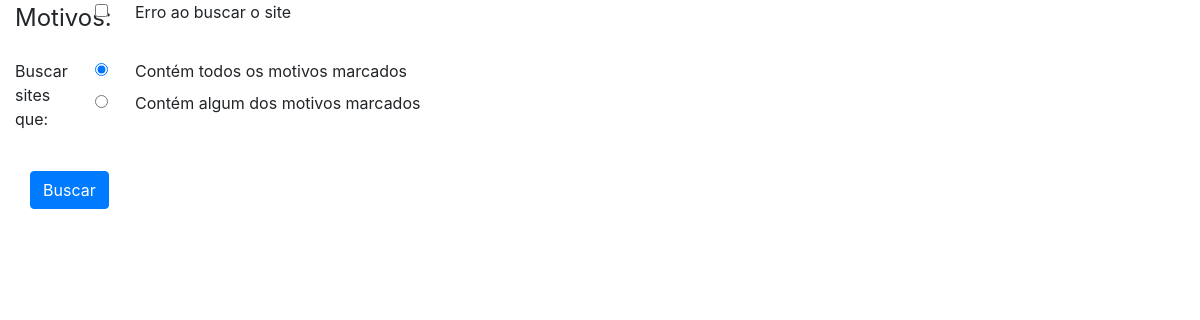
/classificador/busca/, run on an earlier commit of the app's database.
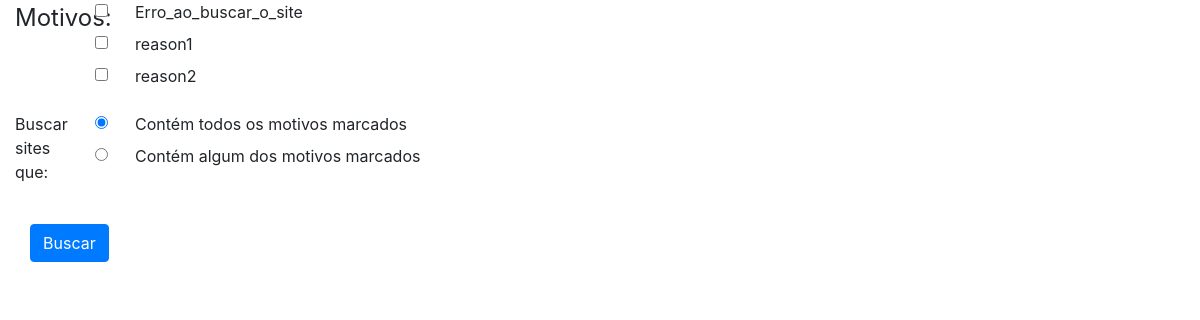
And on a later commit of the database.
### classificador/models.py (models this page shows)
class Motivo(models.Model):
	nome = models.CharField(max_length=100)

### classificador/views.py (the view)
# urls.py: path('busca/', views.search, name='busca'),
def search(request):
	rlist = None
	reasons = []
	try:
		rlist = get_list_or_404(Motivo)
	except Http404:
		rlist = None
	if rlist is None:
		pass ############################
	else:
		reasons = [reason.nome for reason in rlist]
	context = {'reasons':reasons}
	return render(request, 'classificador/busca.html', context)

### classificador/templates/classificador/busca.html (shortened to what this page needs)
{% load staticfiles %}
<head>
    <link rel="stylesheet" href="{% static 'css/bootstrap.min.css' %}" />
</head>
<body>
    <div id='queryform' class="col-12">
		<form action="{% url 'search_submit' %}" method="post">
			<fieldset class="form-group">
				<div class="row">
					<legend class="col-form-label col-sm-1 pt-0">Motivos:</legend>
					<div class="col-sm-10">
						{% for m in reasons %}
							<div class="form-check">
								<input type="checkbox" class="form-check-input" id={{m}} name='searchlist' value={{m}}>
								<label class="form-check-label" for={{m}}>{{m}}</label>
							</div>
						{% endfor %}
					</div>
				</div>
			</fieldset>
			<div class="form-group row">
				<div class="col-sm-1">Buscar sites que:</div>
				<div class="col-sm-10">
					<div class="form-check">
						<input class="form-check-input" type="radio" name="searchType" id="Radio1" value="AND" checked>
						<label class="form-check-label" for="Radio1">
						Contém todos os motivos marcados
						</label>
					</div>
					<div class="form-check">
						<input class="form-check-input" type="radio" name="searchType" id="Radio2" value="OR">
						<label class="form-check-label" for="Radio2">
						Contém algum dos motivos marcados
						</label>
					</div>
	    		</div>
			</div>
			<div class="form-group">
				<div class="col-sm-10">
					<br>
					<input type="submit" class="btn btn-primary" value="Buscar">
				</div>
			</div>
		</form>
	</div>
</body>

What changed in the data, as far as the page shows it:
changed Motivo: nome "Erro ao buscar o site" → "Erro_ao_buscar_o_site" (drawn)
added Motivo: reasons "reason1"
added Motivo: reasons "reason2"
Also different on the page:
new list line: "Erro_ao_buscar_o_site"
list line gone: "Erro ao buscar o site"
